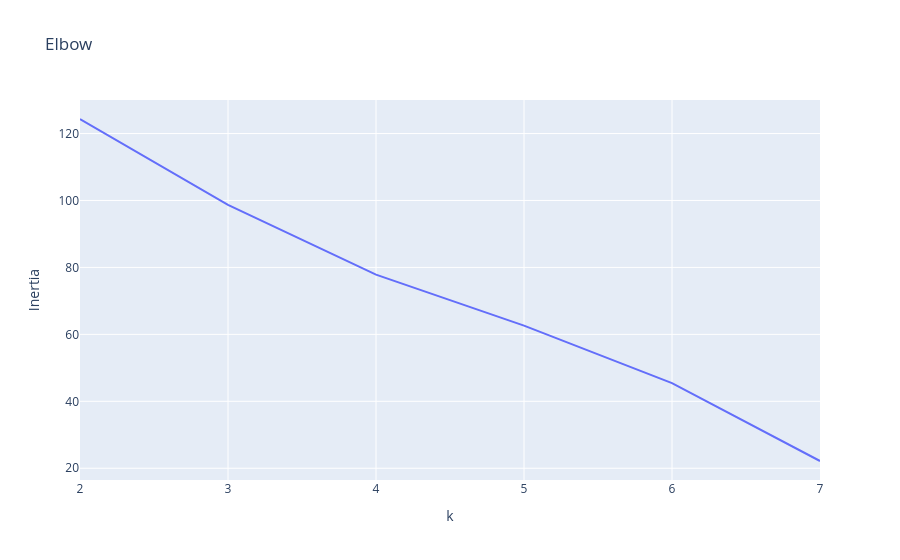
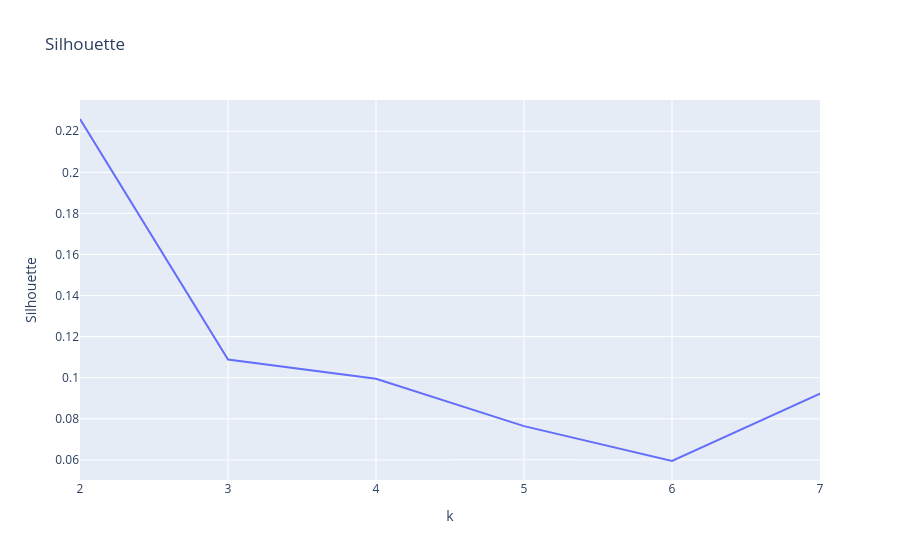

Here is the notebook cell these charts were saved with, in order:
### Code cell
numericas = [col for col in df_tiendas.columns if col not in ['store_code', 'store', 'region']]

from sklearn.preprocessing import StandardScaler
from sklearn.cluster import KMeans
from sklearn.metrics import silhouette_score
import plotly.express as px

# Escalamos
X = df_tiendas[numericas].copy()
scaler = StandardScaler()
X_scaled = scaler.fit_transform(X)

# Elbow
inertias = []
silhouettes = []
K = range(2, 8)

for k in K:
    kmeans = KMeans(n_clusters=k, random_state=42, n_init='auto')
    kmeans.fit(X_scaled)
    inertias.append(kmeans.inertia_)
    silhouettes.append(silhouette_score(X_scaled, kmeans.labels_))

# Plots
fig_elbow = px.line(x=list(K), y=inertias, 
                    title='Elbow',
                    labels={'x': 'k', 'y': 'Inertia'})
fig_elbow.show()

fig_sil = px.line(x=list(K), y=silhouettes,
                  title='Silhouette',
                  labels={'x': 'k', 'y': 'Silhouette'})
fig_sil.show()

### Figure 1 — Plotly figure (JSON) as saved in the notebook; plotly's stock layout.template omitted (floating-point values rounded to 4 significant figures)
{"data": [{"hovertemplate": "k=%{x}<br>Inertia=%{y}<extra></extra>", "legendgroup": "", "line": {"color": "#636efa", "dash": "solid"}, "marker": {"symbol": "circle"}, "mode": "lines", "name": "", "orientation": "v", "showlegend": false, "type": "scatter", "x": [2, 3, 4, 5, 6, 7], "xaxis": "x", "y": [124.3, 98.71, 77.84, 62.61, 45.46, 22.17], "yaxis": "y"}], "layout": {"legend": {"tracegroupgap": 0}, "title": {"text": "Elbow"}, "xaxis": {"anchor": "y", "domain": [0, 1], "title": {"text": "k"}}, "yaxis": {"anchor": "x", "domain": [0, 1], "title": {"text": "Inertia"}}}}

### Figure 2 — Plotly figure (JSON) as saved in the notebook; plotly's stock layout.template omitted (floating-point values rounded to 4 significant figures)
{"data": [{"hovertemplate": "k=%{x}<br>Silhouette=%{y}<extra></extra>", "legendgroup": "", "line": {"color": "#636efa", "dash": "solid"}, "marker": {"symbol": "circle"}, "mode": "lines", "name": "", "orientation": "v", "showlegend": false, "type": "scatter", "x": [2, 3, 4, 5, 6, 7], "xaxis": "x", "y": [0.226, 0.1088, 0.0995, 0.07643, 0.05945, 0.09227], "yaxis": "y"}], "layout": {"legend": {"tracegroupgap": 0}, "title": {"text": "Silhouette"}, "xaxis": {"anchor": "y", "domain": [0, 1], "title": {"text": "k"}}, "yaxis": {"anchor": "x", "domain": [0, 1], "title": {"text": "Silhouette"}}}}
